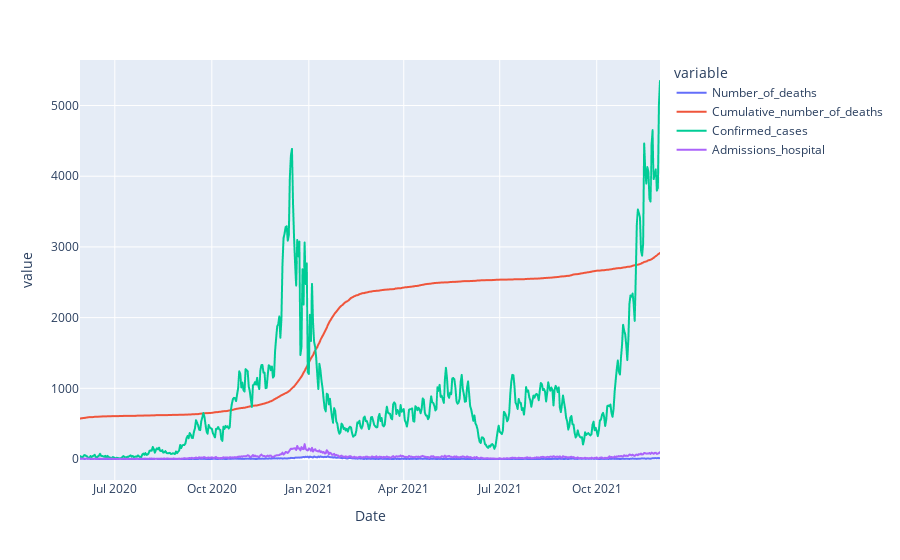

Notebook code for this chart:
### Code cell
sliced_observations = observations.iloc[92:643]
fig = px.line(sliced_observations, x="Date", y=sliced_observations.columns[2:])
fig.show()

### Figure 1 — Plotly figure (JSON) as saved in the notebook; plotly's stock layout.template omitted (floating-point values rounded to 4 significant figures; data arrays with more than 128 entries replaced by an {"elided": "..."} marker saying what was removed)
{"data": [{"hovertemplate": "variable=Number_of_deaths<br>Date=%{x}<br>value=%{y}<extra></extra>", "legendgroup": "Number_of_deaths", "line": {"color": "#636efa", "dash": "solid"}, "marker": {"symbol": "circle"}, "mode": "lines", "name": "Number_of_deaths", "showlegend": true, "x": {"elided": "551 str values"}, "xaxis": "x", "y": {"elided": "551 int values"}, "yaxis": "y", "type": "scattergl"}, {"hovertemplate": "variable=Cumulative_number_of_deaths<br>Date=%{x}<br>value=%{y}<extra></extra>", "legendgroup": "Cumulative_number_of_deaths", "line": {"color": "#EF553B", "dash": "solid"}, "marker": {"symbol": "circle"}, "mode": "lines", "name": "Cumulative_number_of_deaths", "showlegend": true, "x": {"elided": "551 str values"}, "xaxis": "x", "y": {"elided": "551 int values"}, "yaxis": "y", "type": "scattergl"}, {"hovertemplate": "variable=Confirmed_cases<br>Date=%{x}<br>value=%{y}<extra></extra>", "legendgroup": "Confirmed_cases", "line": {"color": "#00cc96", "dash": "solid"}, "marker": {"symbol": "circle"}, "mode": "lines", "name": "Confirmed_cases", "showlegend": true, "x": {"elided": "551 str values"}, "xaxis": "x", "y": {"elided": "551 int values"}, "yaxis": "y", "type": "scattergl"}, {"hovertemplate": "variable=Admissions_hospital<br>Date=%{x}<br>value=%{y}<extra></extra>", "legendgroup": "Admissions_hospital", "line": {"color": "#ab63fa", "dash": "solid"}, "marker": {"symbol": "circle"}, "mode": "lines", "name": "Admissions_hospital", "showlegend": true, "x": {"elided": "551 str values"}, "xaxis": "x", "y": {"elided": "551 int values"}, "yaxis": "y", "type": "scattergl"}], "layout": {"xaxis": {"anchor": "y", "domain": [0.0, 1.0], "title": {"text": "Date"}}, "yaxis": {"anchor": "x", "domain": [0.0, 1.0], "title": {"text": "value"}}, "legend": {"title": {"text": "variable"}, "tracegroupgap": 0}, "margin": {"t": 60}}}
